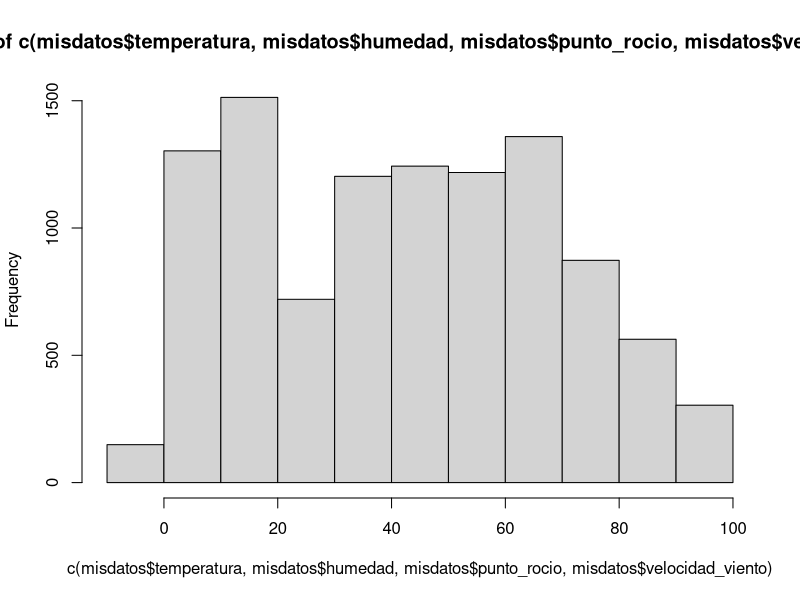

R code for this plot:
# nombre del archivo a mandar por correo:
# nombre_apellido_inferencia_profesor.R
# ejemplo:
# juan_perez_estadistica_mayer.R

# No olvide ejecutar las líneas 6 y 11 antes de empezar el resto del trabajo
library(readxl)


# 1. Use la función read_excel para cargar los datos que se encuentran en el archivo excel datos_ie.xlsx
misdatos <- read_excel("datos_ie.xlsx")

print(misdatos)



# 2. Para la variable "velocidad_viento", que es una de las columnas de los datos 
# que acaba de cargar, encuentre lo siguiente usando la función quantile:
# 2.1 el cuantil 0.025 (2 pto)
# 2.2 la mediana (2 pto)
# 2.3 el cuantil 0.975 (2 pto)
# Nota la función quantile es la que calcula cuantiles de un vector. Por ejemplo si el vector se llama x y
# queremos calcular el cuantil 37 escribiremos en R quantile(x, 0.37)

quantile(misdatos$velocidad_viento, 0.025)
quantile(misdatos$velocidad_viento, 0.975)
median(misdatos$velocidad_viento)

# 3. Para la variable "temperatura" compute lo siguiente
# 3.1 la media (2 pto)
# 3.2 la desviación estandar    (2 pto)
# 3.3 la cantidad de observaciones (n)   (2 pto)
# 3.4 la desviación estandar, dividida por la raíz de n  (2 pto)

  mean(misdatos$temperatura)

sd(misdatos$temperatura)

length(misdatos$temperatura)

x<- sd(misdatos$temperatura)

y<- length(misdatos$temperatura)

x/(y**(1/2))

print(x)
print(y)
 
# 4. Grafique los histogramas de estas cuatro variables: temperatura, humedad,
# punto_rocio y velocidad_viento. Puede usar cualquier función y paquete de R (4 pts)

hist (c(misdatos$temperatura,misdatos$humedad,misdatos$punto_rocio,misdatos$velocidad_viento))



# 5. Use el comando pnorm, para encontrar la probabilidad de que una variable aleatoria normal
# estándard esté entre -1 y 1.2, es decir, encontrar P(-1 <= z <= 1.2)
# Nota, el comando pnorm asume por defecto que nuestra normal es estándar. (2 pto)

pnorm(c(-1))-pnorm(c(1.2))

      
